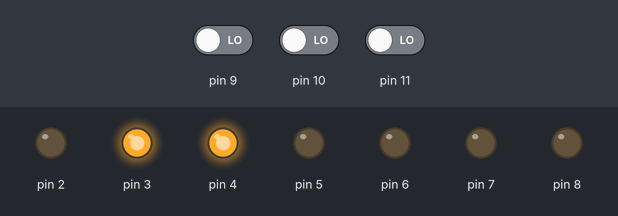
Bench run of a sketch on a simulated Arduino Uno, built with avr-gcc and run on an emulated ATmega328P. Parts: output pins drawn as LEDs (lit = HIGH). Inputs (shaded band) come from the test bench; at power-on: pin 9 LOW, pin 10 LOW, pin 11 LOW.

Above: at 6.3 s.
6.4 s: pin 9 driven HIGH
At 14.3 s:
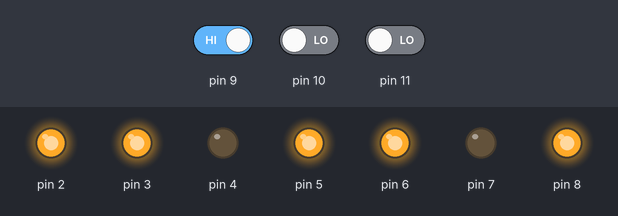
23.5 s: pin 10 driven HIGH
At 26.8 s:
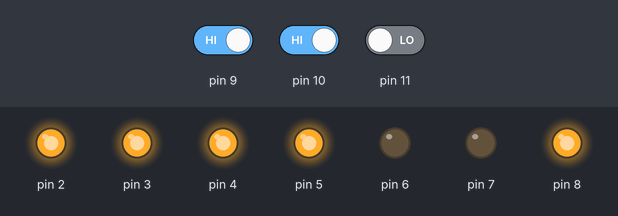
27.0 s: pin 11 driven HIGH
30.5 s: pin 11 driven LOW
32.5 s: pin 9 driven LOW
At 33.5 s:
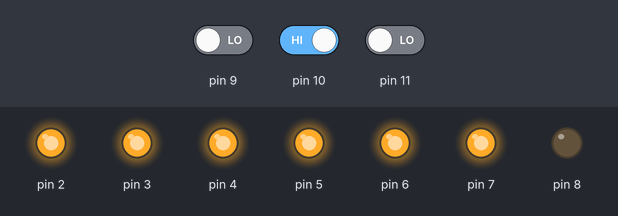
Timing chart, 0 to 47.5 s (numbered marks = the images above; inputs shaded):
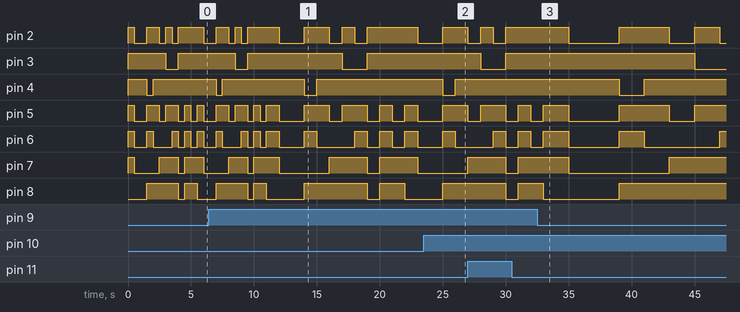

Measured:
- after the input at 32.5 s, pin 3: HIGH → LOW after 12.5 s instead of 0.50 s; pin 4: HIGH → LOW after 6.5 s instead of 0.50 s

The sketch:

Practica_4_I.ino
```cpp
#define a 2
#define b 3
#define c 4
#define d 5
#define e 6
#define f 7
#define g 8
#define boton1 9
#define boton2 10
#define boton3 11
#define salida(pin) pinMode(pin, OUTPUT)
#define entrada(pin) pinMode(pin, INPUT)
#define on(pin) digitalWrite(pin, HIGH)
#define off(pin) digitalWrite(pin, LOW)
#define leer(pin) digitalRead(pin)
#define on0 on(a); on(b); on(c); on(d); on(e); on(f)
#define off0 off(a); off(b); off(c); off(d); off(e); off(f)
#define on1 on(b); on(c)
#define off1 off(b); off(c)
#define on2 on(a); on(b); on(d); on(e); on(g)
#define off2 off(a); off(b); off(d); off(e); off(g)
#define on3 on(a); on(b); on(c); on(d); on(g)
#define off3 off(a); off(b); off(c); off(d); off(g)
#define on4 on(b); on(c); on(f); on(g)
#define off4 off(b); off(c); off(f); off(g)
#define on5 on(a); on(c); on(d); on(f); on(g)
#define off5 off(a); off(c); off(d); off(f); off(g)
#define on6 on(c); on(d); on(e); on(f); on(g)
#define off6 off(c); off(d); off(e); off(f); off(g)
#define on7 on(a); on(b); on(c)
#define off7 off(a); off(b); off(c)
#define on8 on(a); on(b); on(c); on(d); on(e); on(f); on(g)
#define off8 off(a); off(b); off(c); off(d); off(e); off(f); off(g)
#define on9 on(a); on(b); on(c); on(f); on(g)
#define off9 off(a); off(b); off(c); off(f); off(g)
#define pausa0 delay (500)
#define pausa1 delay (1000)
#define pausa2 delay (2000)
#define pausa3 delay (3000)

void setup()
{
salida(a);
salida(b);
salida(c);
salida(d);
salida(e);
salida(f);
salida(g);
entrada(boton1);
entrada(boton2);
entrada(boton3);
}

void loop()
{
  if(leer(boton1)==LOW&&leer(boton2)==LOW&&leer(boton3)==LOW||
     leer(boton1)==HIGH&&leer(boton2)==HIGH&&leer(boton3)==HIGH){
  on0;
  pausa0;
  off0;
  on1;
  pausa0;
  off1;
  on1;
  pausa0;
  off1;
  on2;
  pausa0;
  off2;
  on3;
  pausa0;
  off3;
  on4;
  pausa0;
  off4;
  on5;
  pausa0;
  off5;
  on6;
  pausa0;
  off6;
  on7;
  pausa0;
  off7;
  on8;
  pausa0;
  off8;
  on9;
  pausa0;
    off9;}
  if(leer(boton1)==HIGH&&leer(boton2)==LOW&&leer(boton3)==LOW){
    on0;
  pausa1;
  off0;
  on1;
  pausa1;
  off1;
  on1;
  pausa1;
  off1;
  on2;
  pausa1;
  off2;
  on3;
  pausa1;
  off3;
  on4;
  pausa1;
  off4;
  on5;
  pausa1;
  off5;
  on6;
  pausa1;
  off6;
  on7;
  pausa1;
  off7;
  on8;
  pausa1;
  off8;
  on9;
  pausa1;
  off9;}
if(leer(boton1)==LOW&&leer(boton2)==HIGH&&leer(boton3)==LOW){
    on0;
  pausa2;
  off0;
  on1;
  pausa2;
  off1;
  on1;
  pausa2;
  off1;
  on2;
  pausa2;
  off2;
  on3;
  pausa2;
  off3;
  on4;
  pausa2;
  off4;
  on5;
  pausa2;
  off5;
  on6;
  pausa2;
  off6;
  on7;
  pausa2;
  off7;
  on8;
  pausa2;
  off8;
  on9;
  pausa2;
  off9;}
 if(leer(boton1)==LOW&&leer(boton2)==LOW&&leer(boton3)==HIGH){
    on0;
  pausa3;
  off0;
  on1;
  pausa3;
  off1;
  on1;
  pausa3;
  off1;
  on2;
  pausa3;
  off2;
  on3;
  pausa3;
  off3;
  on4;
  pausa3;
  off4;
  on5;
  pausa3;
  off5;
  on6;
  pausa3;
  off6;
  on7;
  pausa3;
  off7;
  on8;
  pausa3;
  off8;
  on9;
  pausa3;
  off9;}


}
```
